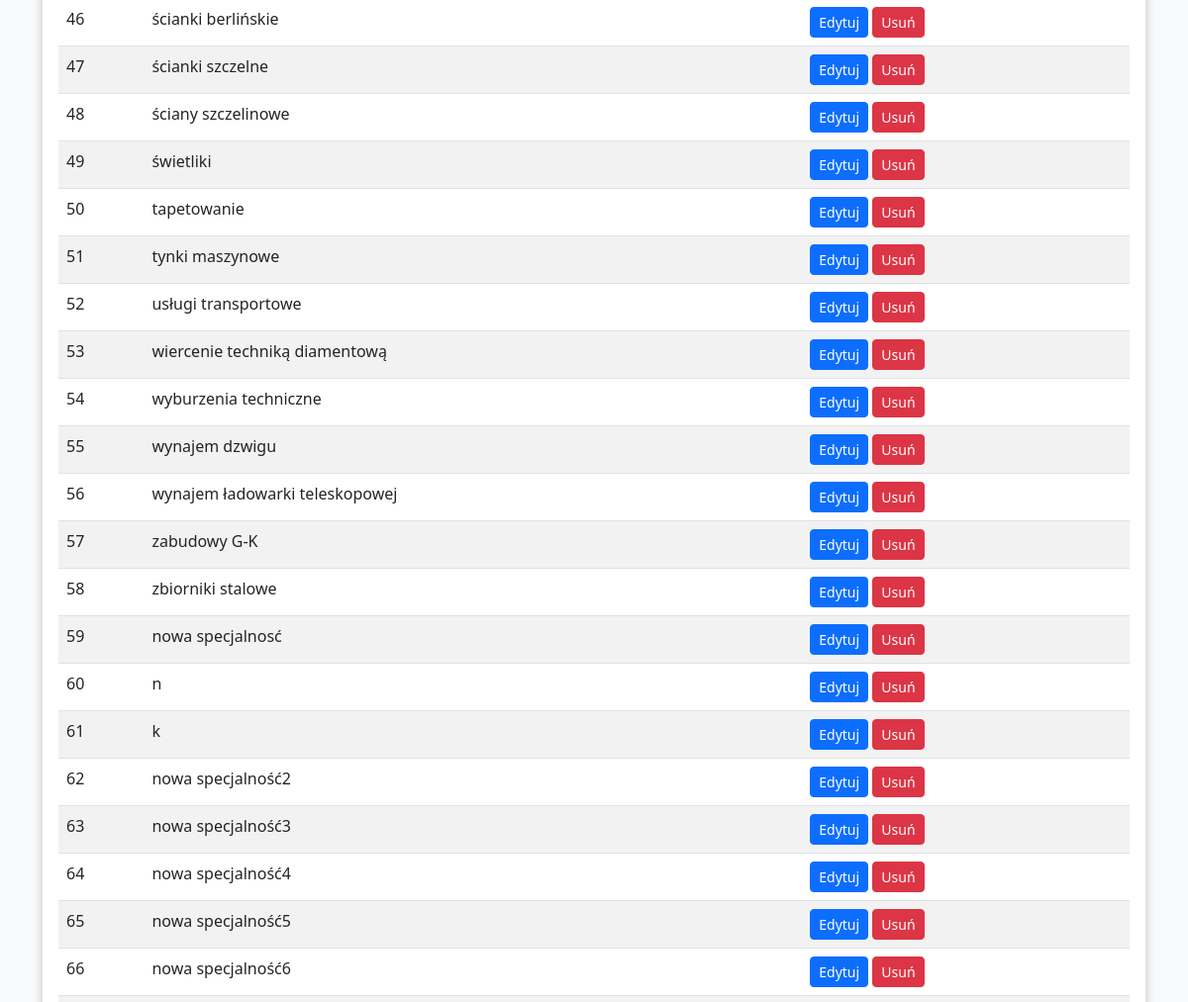
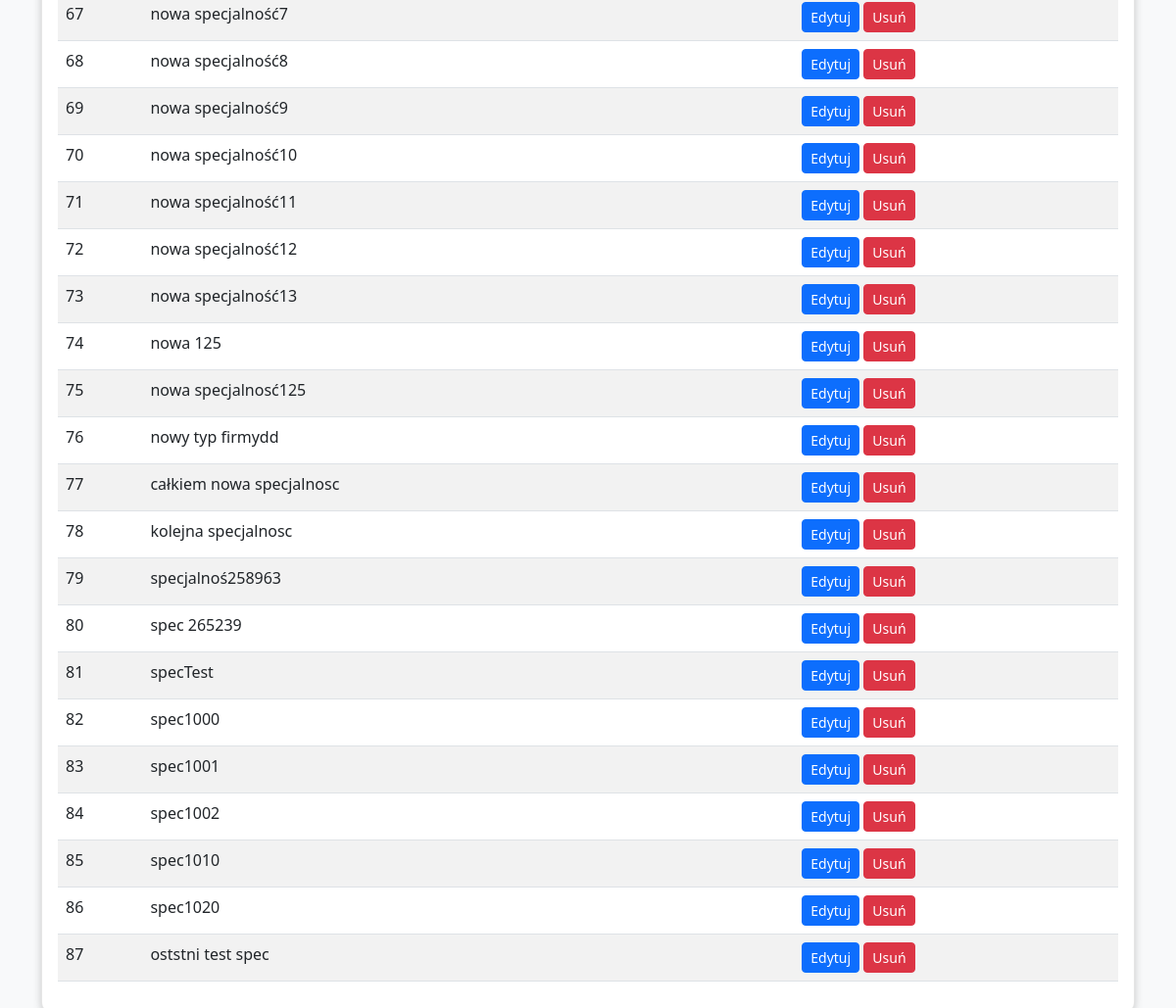
Before: /specialties (lower part) with the older database file (2 pictures, top to bottom).
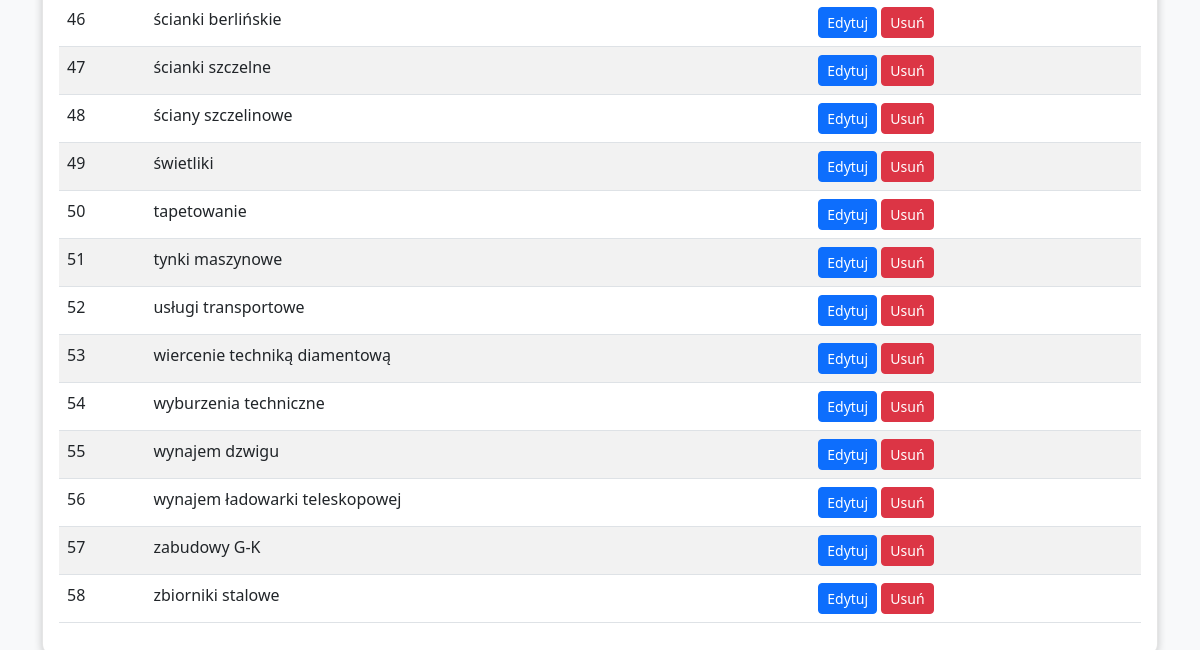
After: the same page with the newer database file.
### app/models.py (models this page shows)
class Specjalnosci(db.Model):
    __tablename__ = 'SPECJALNOSCI'
    ID_SPECJALNOSCI = db.Column(db.Integer, primary_key=True)
    Specjalnosc = db.Column(db.Text)
    firmy_specjalnosci = db.relationship('FirmySpecjalnosci', backref='specjalnosc', lazy='dynamic')

### app/routes.py (the view)
@main.route('/specialties')
def list_specialties():
    specialties = Specjalnosci.query.all()
    return render_template('specialties.html', items=specialties, title='Specjalności')

### app/templates/specialties.html (shortened to what this page needs)
{% extends 'base.html' %}
{% block content %}
<div class="row">
    <div class="col-12">
        <div class="card">
            <div class="card-body">
                <table class="table table-striped">
                    <tbody>
                        {% for item in items %}
                        <tr>
                            <td>{{ item.ID_SPECJALNOSCI }}</td>
                            <td>{{ item.Specjalnosc }}</td>
                            <td>
                                <a href="{{ url_for('main.edit_specialty', id=item.ID_SPECJALNOSCI) }}" class="btn btn-sm btn-primary">Edytuj</a>
                                <form action="{{ url_for('main.delete_specialty', id=item.ID_SPECJALNOSCI) }}" method="POST" style="display: inline;">
                                    <button type="submit" class="btn btn-sm btn-danger" onclick="return confirm('Czy na pewno chcesz usunąć tę specjalność?');">Usuń</button>
                                </form>
                            </td>
                        </tr>
                        {% endfor %}
                    </tbody>
                </table>
            </div>
        </div>
    </div>
</div>
{% endblock %}

### app/templates/base.html (shortened to what this page needs)
<!DOCTYPE html>
<html lang="pl">
    <head>
        <link href="https://cdn.jsdelivr.net/npm/bootstrap@5.3.0-alpha1/dist/css/bootstrap.min.css" rel="stylesheet">
        <link href="https://cdn.jsdelivr.net/npm/bootstrap-icons@1.10.0/font/bootstrap-icons.css" rel="stylesheet">
        <link href="https://cdn.jsdelivr.net/npm/select2@4.1.0-rc.0/dist/css/select2.min.css" rel="stylesheet" />
        <link href="{{ url_for('static', filename='css/main.css') }}" rel="stylesheet">
    </head>
    <body>
        <div class="container pt-5 pb-4 mt-5">
            {% block content %}{% endblock %}
        </div>
    </body>
</html>

### app/static/css/main.css (style rules this page uses)
:root { --btn-primary-color: #0d6efd; --btn-secondary-color: #6c757d; --btn-success-color: #198754; --card-border-color: rgba(0, 0, 0, 0.1); }
body { background-color: #f8f9fa; position: relative; }
.card { border-radius: 12px; box-shadow: 0 2px 8px rgba(0, 0, 0, 0.2); margin-bottom: 1.5rem; border: 1px solid var(--card-border-color); overflow: hidden; transition: all 0.3s ease; }

Changed rows visible on the page:
removed Specjalnosci: ID_SPECJALNOSCI "59", Specjalnosc "nowa specjalnosć"
removed Specjalnosci: ID_SPECJALNOSCI "60", Specjalnosc "n"
removed Specjalnosci: ID_SPECJALNOSCI "61", Specjalnosc "k"
removed Specjalnosci: ID_SPECJALNOSCI "62", Specjalnosc "nowa specjalność2"
removed Specjalnosci: ID_SPECJALNOSCI "63", Specjalnosc "nowa specjalność3"
removed Specjalnosci: ID_SPECJALNOSCI "64", Specjalnosc "nowa specjalność4"
removed Specjalnosci: ID_SPECJALNOSCI "65", Specjalnosc "nowa specjalność5"
removed Specjalnosci: ID_SPECJALNOSCI "66", Specjalnosc "nowa specjalność6"
removed Specjalnosci: ID_SPECJALNOSCI "67", Specjalnosc "nowa specjalność7"
removed Specjalnosci: ID_SPECJALNOSCI "68", Specjalnosc "nowa specjalność8"
removed Specjalnosci: ID_SPECJALNOSCI "69", Specjalnosc "nowa specjalność9"
removed Specjalnosci: ID_SPECJALNOSCI "70", Specjalnosc "nowa specjalność10"
removed Specjalnosci: ID_SPECJALNOSCI "71", Specjalnosc "nowa specjalność11"
removed Specjalnosci: ID_SPECJALNOSCI "72", Specjalnosc "nowa specjalność12"
removed Specjalnosci: ID_SPECJALNOSCI "73", Specjalnosc "nowa specjalność13"
removed Specjalnosci: ID_SPECJALNOSCI "74", Specjalnosc "nowa 125"
removed Specjalnosci: ID_SPECJALNOSCI "75", Specjalnosc "nowa specjalnosć125"
removed Specjalnosci: ID_SPECJALNOSCI "76", Specjalnosc "nowy typ firmydd"
removed Specjalnosci: ID_SPECJALNOSCI "77", Specjalnosc "całkiem nowa specjalnosc"
removed Specjalnosci: ID_SPECJALNOSCI "78", Specjalnosc "kolejna specjalnosc"
removed Specjalnosci: ID_SPECJALNOSCI "79", Specjalnosc "specjalnoś258963"
removed Specjalnosci: ID_SPECJALNOSCI "80", Specjalnosc "spec 265239"
removed Specjalnosci: ID_SPECJALNOSCI "81", Specjalnosc "specTest"
removed Specjalnosci: ID_SPECJALNOSCI "82", Specjalnosc "spec1000"
removed Specjalnosci: ID_SPECJALNOSCI "83", Specjalnosc "spec1001"
removed Specjalnosci: ID_SPECJALNOSCI "84", Specjalnosc "spec1002"
removed Specjalnosci: ID_SPECJALNOSCI "85", Specjalnosc "spec1010"
removed Specjalnosci: ID_SPECJALNOSCI "86", Specjalnosc "spec1020"
removed Specjalnosci: ID_SPECJALNOSCI "87", Specjalnosc "oststni test spec"
